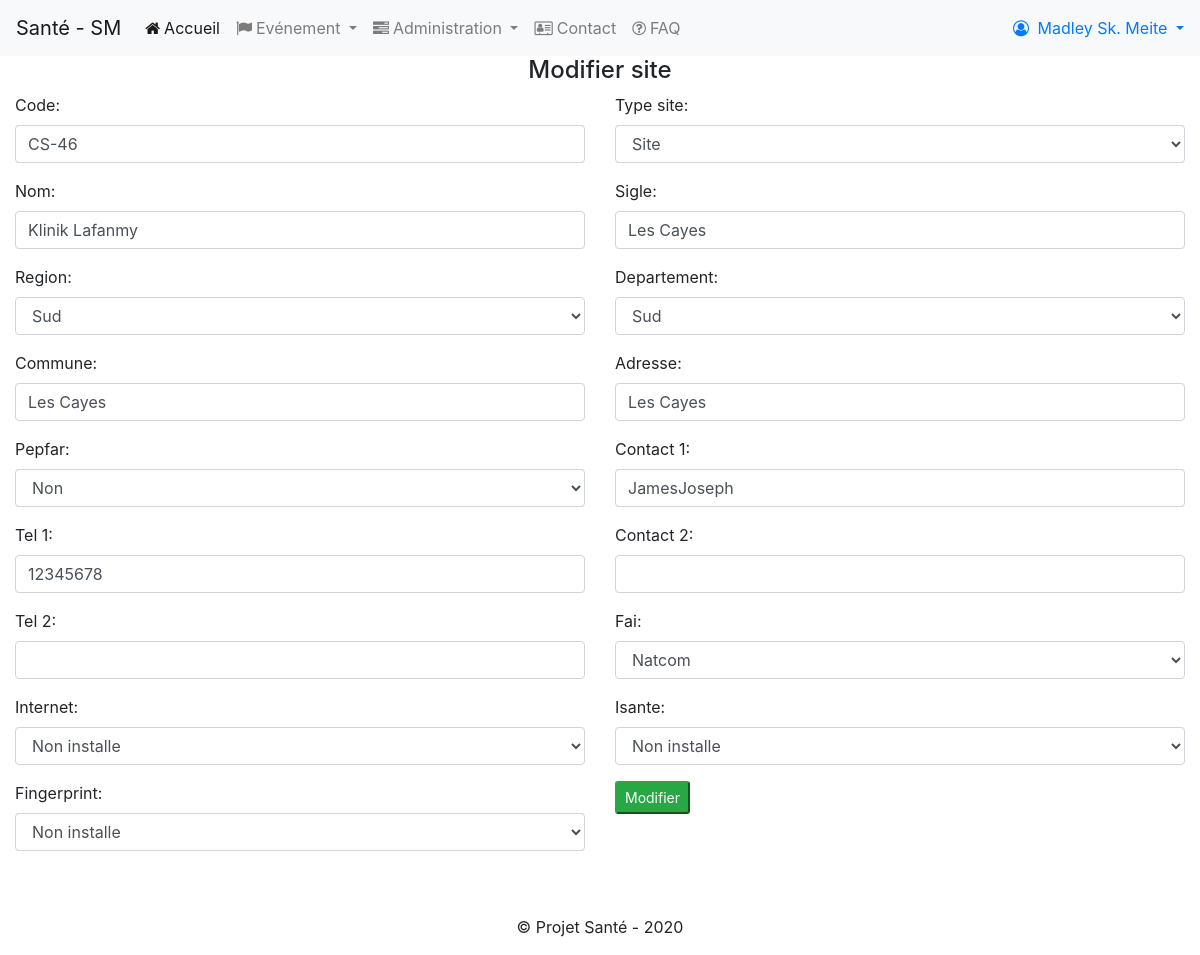
Page /edit_site/50 (signed in) on the earlier database version.
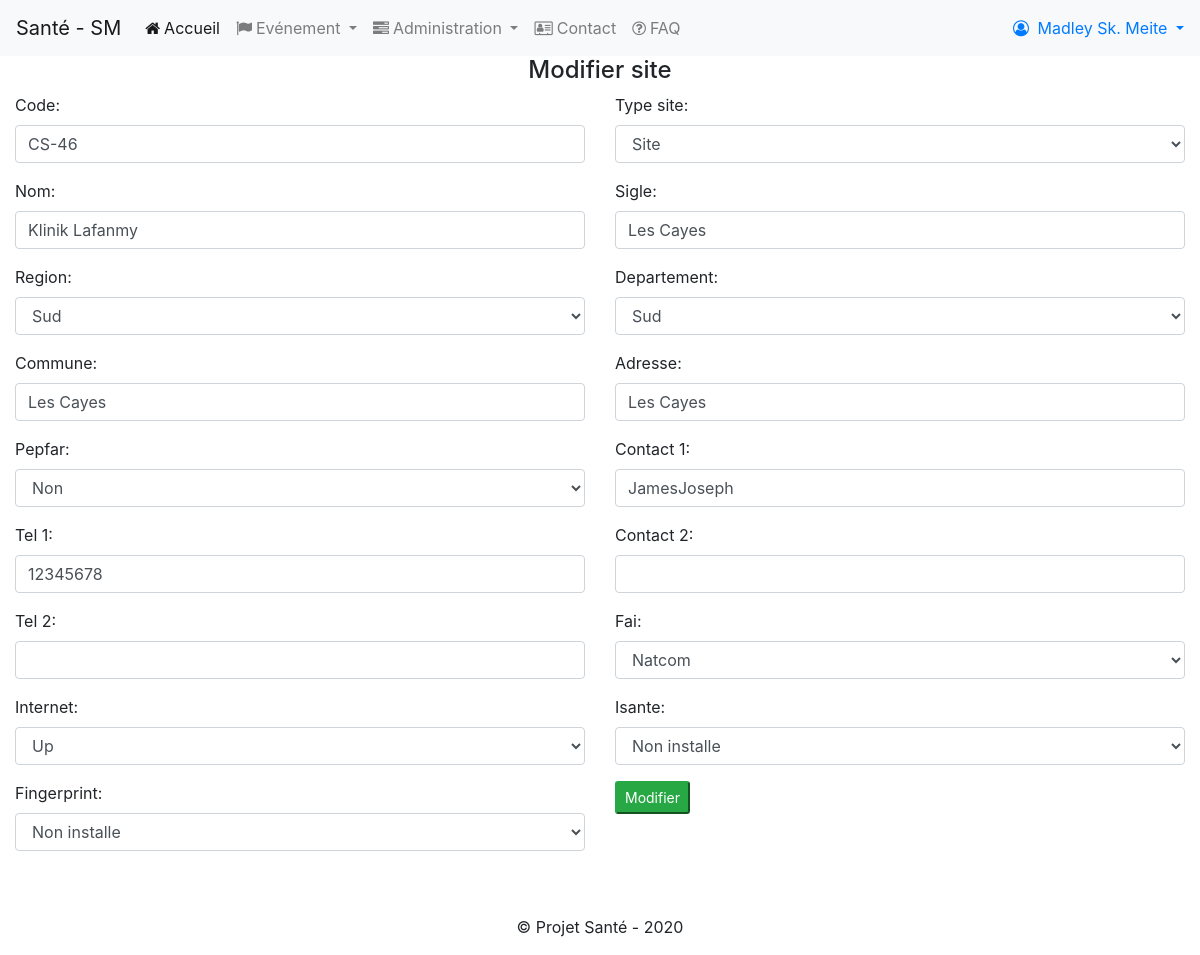
Same page on the later database version.
### smonitoring/models.py (models this page shows, shortened)
class Site(models.Model):
	code = models.CharField(max_length=10,unique=True)
	type_site = models.CharField(max_length=10, choices =[('site','Site'),('bureau','Bureau')])
	nom = models.CharField(max_length=100)
	sigle = models.CharField(max_length=10, default=None, blank=True,null=True)
	region = models.ForeignKey(Region,on_delete=models.CASCADE, related_name="nom_reg")
	departement = models.ForeignKey(Departement,on_delete=models.CASCADE, related_name="dept_ref")
	commune = models.CharField(max_length=100)
	adresse = models.CharField(max_length=100, default=None, blank=True,null=True)
	pepfar = models.CharField(max_length=10, choices = PEPFAR_CHOICES)
	contact_1 = models.CharField(max_length=100)
	tel_1 = models.CharField(max_length=100)
	contact_2 = models.CharField(max_length=100, default=None, blank=True,null=True)
	tel_2 = models.CharField(max_length=100, default=None, blank=True,null=True)
	fai = models.CharField(max_length=100, choices= FAI_CHOICES)
	internet = models.CharField(max_length=15, choices = EL_CHOICES)
	isante = models.CharField(max_length=15, choices = EL_CHOICES)
	fingerprint = models.CharField(max_length=15, choices = EL_CHOICES)

### smonitoring/views.py (the view)
# urls.py: path("edit_site/<int:id_site>",views.edit_site,name="edit_site"),
@login_required
@permission_required('smonitoring.change_site',raise_exception=True)
def edit_site(request,id_site):
	context = {
		"page_title": 'Modifier site'
	}
	try:
		site= Site.objects.get(pk=id_site)
	except Site.DoesNotExist:
		return HttpResponseRedirect(reverse('list_sites'))
	if request.method == 'POST':
		form = SiteEditForm(request.POST,instance=site)
		format_form_field(form)
		if form.is_valid():
			site_edited = form.save()
			return HttpResponseRedirect(reverse('list_sites'))
	else:
		form = SiteEditForm(instance=site)
		format_form_field(form)
	context['form']= form
	return render(request, 'site_edit.html', context)

### smonitoring/forms.py
class SiteEditForm(ModelForm):
	class Meta:
		model = Site
		fields = ['code','type_site','nom','sigle','region','departement'\
		,'commune','adresse','pepfar','contact_1','tel_1','contact_2',\
		'tel_2','fai','internet','isante','fingerprint']

### smonitoring/fonctions.py (called while the page is built)
def format_form_field(form):
	for f in form:
		if not isinstance(f.field.widget, forms.SelectDateWidget):
			f.field.widget.attrs.update({'class':'form-control'})

### smonitoring/models.py (called while the page is built)
	def __str__(self):
		return self.nom_region

	def __str__(self):
		return self.nom_departement

### smonitoring/templates/site_edit.html
{% extends "layout.html" %}
{% block body %}
<section class="content">
	<h4 class="text-center">{{ page_title }}</h4>
	<form method=post>{% csrf_token%}
		<div class="row">
		{% include "_formhelpers.html" %}
		<div class="form-group col-md-6">
			<button type="submit" class="btn-sm btn-success">Modifier</button>
		</div>
		</div>
	</form>
</section>
{% endblock %}

### smonitoring/templates/_formhelpers.html (shortened to what this page needs)
{% for field in form %}
	{% if not field.is_hidden %}
	<div class="form-group col-md-6 col-sm-12">
		{{field.label_tag}}
		{{field}}
	</div>
	{% else %}
		{{field}}
	{% endif %}
{% endfor %}

Differences in the rows shown:
changed Site "CS-46": internet "Non installe" → "Up"
